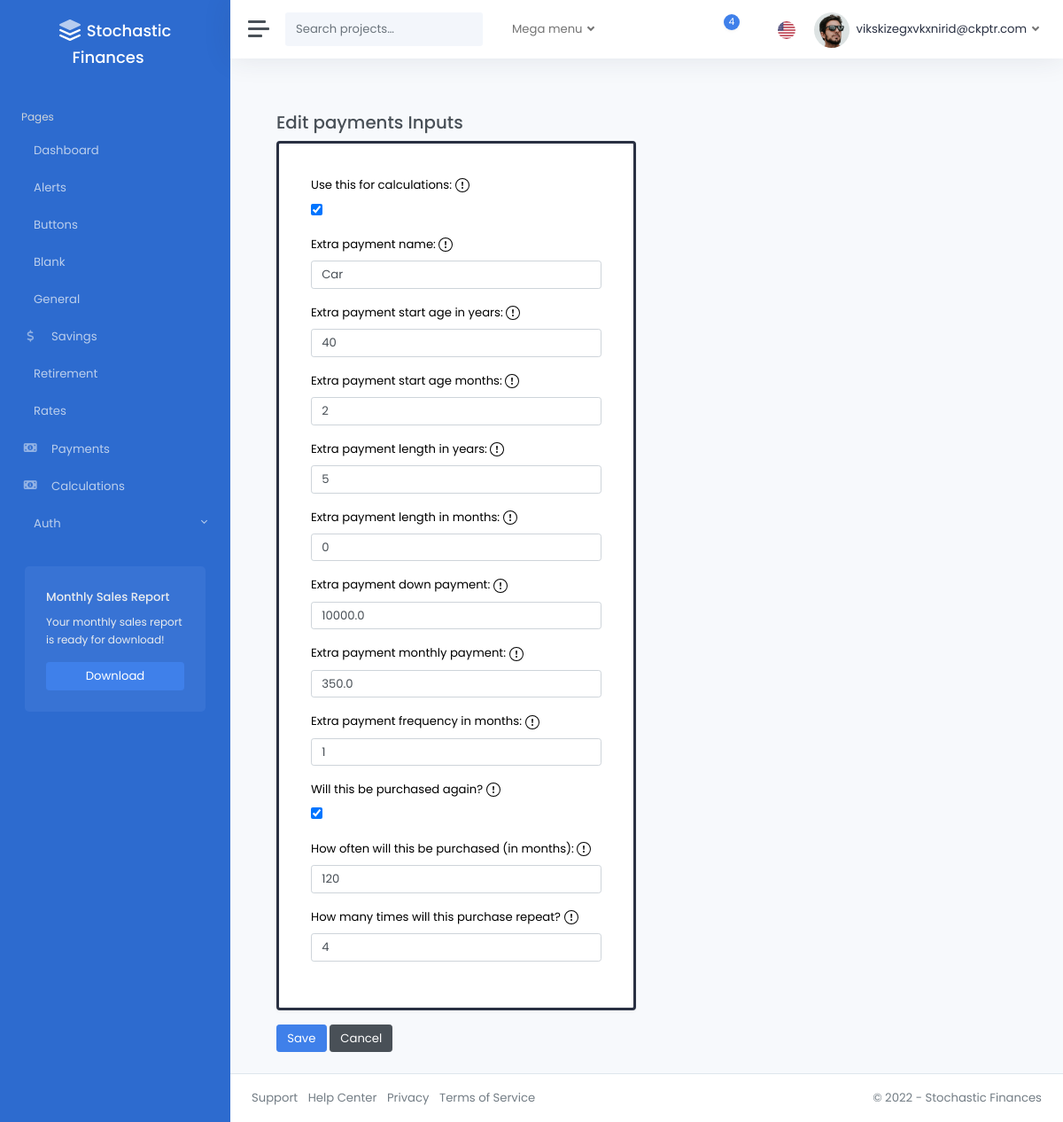
The page /payments/1/edit/ (signed in) on the database as committed earlier.
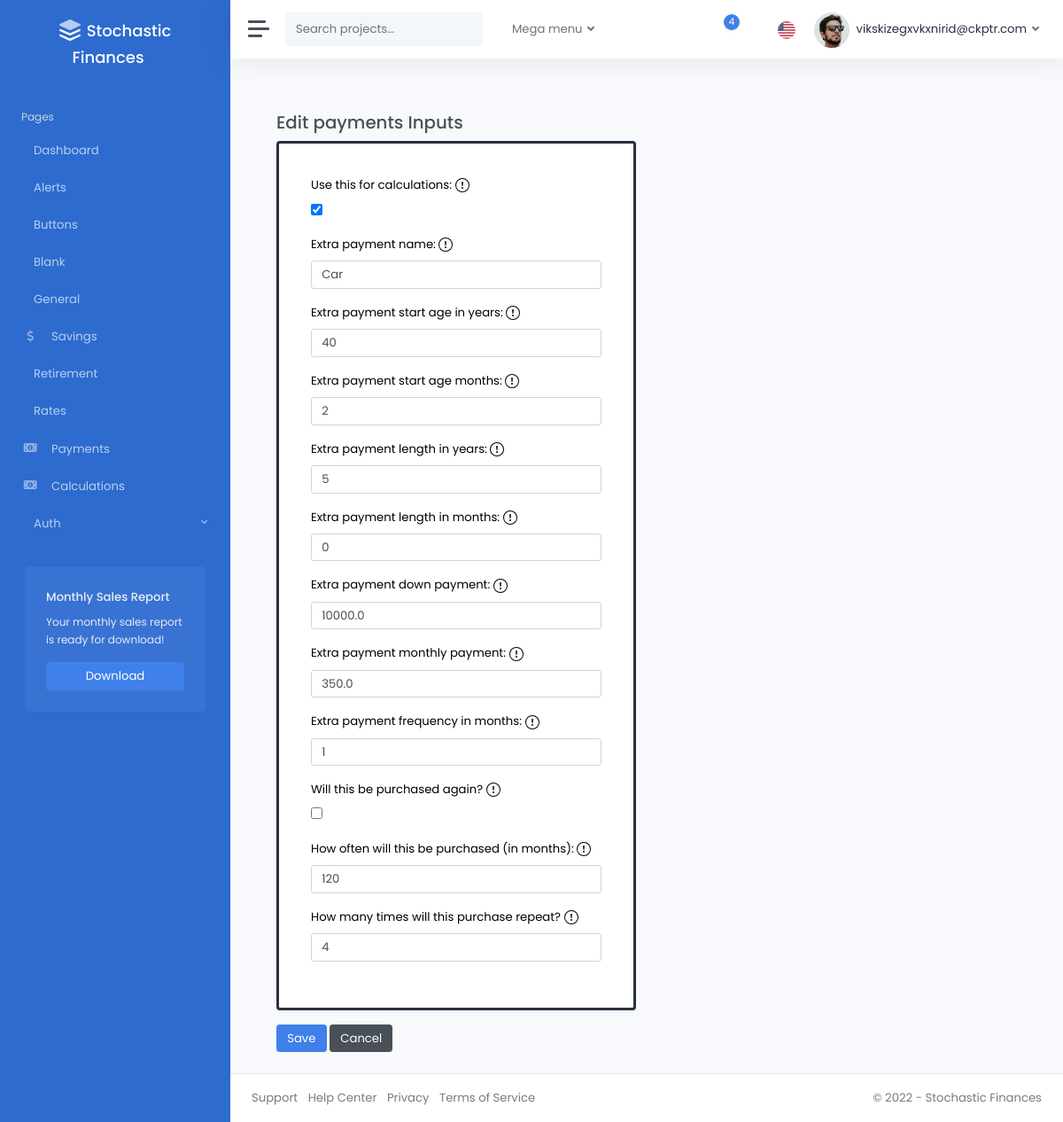
The same page on the database as committed later.
### pages/models.py (models this page shows)
class PaymentsInputsModel(models.Model):
    is_active = models.BooleanField(default=False)
    pmt_name = models.CharField(max_length=100, null=True, blank=True)
    pmt_start_age_yrs = models.IntegerField(
        null=True, blank=True, validators=[validate_pmt_start_age_yrs]
    )
    pmt_start_age_mos = models.IntegerField(
        null=True, blank=True, validators=[validate_range_age_mos]
    )
    pmt_length_yrs = models.IntegerField(
        null=True, blank=True, validators=[validate_pmt_length_yrs]
    )
    pmt_length_mos = models.IntegerField(
        null=True, blank=True, validators=[validate_range_age_mos]
    )
    down_pmt = models.FloatField(
        null=True, blank=True, validators=[validate_down_pmt, decimal_validator]
    )
    reg_pmt_amt = models.FloatField(
        null=True, blank=True, validators=[validate_reg_pmt_amt, decimal_validator]
    )
    pmt_freq_mos = models.IntegerField(
        null=True, blank=True, validators=[validate_positive_int]
    )
    recurring_purchase = models.BooleanField(default=False)
    recurring_timeframe = models.IntegerField(
        null=True, blank=True, validators=[validate_positive_int]
    )
    recurring_length = models.IntegerField(
        null=True, blank=True, validators=[validate_non_negative_int]
    )
    created_by = models.ForeignKey(
        CustomUser,
        related_name="payments_inputs",
        on_delete=models.CASCADE,
        null=True,
        blank=True,
    )
    modified_at = models.DateTimeField(auto_now=True)
    class Meta:
        verbose_name_plural = "Payments_Inputs"

### pages/views.py (the view)
@login_required
def payments_inputs_edit(request, pk):
    payments_inputs = get_object_or_404(
        PaymentsInputsModel, pk=pk, created_by=request.user
    )
    if request.method == "POST":
        form = PaymentsInputsForm(request.POST, instance=payments_inputs)
        if form.is_valid():
            form.save()
            return redirect("/payments/")
    else:
        form = PaymentsInputsForm(instance=payments_inputs)
    return render(
        request,
        "pages/inputs_create.html",
        {
            "form": form,
            "descriptions": var_descriptions,
            "title": "Edit payments Inputs",
        },
    )

### pages/templatetags/custom_filters.py (called while the page is built)
@register.filter()
def dict_lookup(dictionary, key):
    return dictionary.get(key, "")

### templates/pages/inputs_create.html (shortened to what this page needs)
{% extends 'layouts/_base.html' %}
{% load static %}
{% block content %}
<div class="container">
  <br />
  <h3>{{ title }}</h3>
  <form method="post" action="." id="createInputs" class="needs-validation" novalidate>
    {% load custom_filters %}
    <div class="row">
        <div class="col-md-6">
            <div class="card shadow border-dark px-3 py-3 mb-3 text-black" style="border-width: 3px;">
                <div class="card-body">
                    {% for field in form %}
                            <div class="mb-3">
                                <div class="tooltip-container" data-toggle="tooltip" data-placement="right" title="{{descriptions|dict_lookup:field.name}}">
                                    <label class="form-label">
                                        {{field.label_tag}}
                                    </label>
                                </div>
                                {% if field.errors %}
                                    <input type="text" class="form-control is-invalid" name="{{ field.name }}" value="{{ field.value|default_if_none:'' }}" id="{{field.id}}">
                                    <div class="invalid-feedback">
                                        {{ field.errors|striptags }}
                                    </div>
                                {% else %}
                                    {{ field }}
                                {% endif %}
                            </div>
                    {% endfor %}
                </div>
            </div>
        </div>
    </div>
    <button class="btn btn-primary">Save</button>
    <a href="{% url 'general_inputs_dashboard' %}" class="btn btn-secondary">Cancel</a>
</form>
</div>
{% endblock %}

Rows that differ between the two databases and show on the page:
changed PaymentsInputsModel "Car": recurring_purchase "☑" → "☐"
